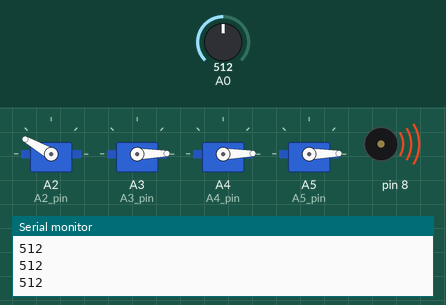
Simulated run of this sketch. Board: Arduino Uno, built with avr-gcc and run on an emulated ATmega328P. Parts: 4 × servo, buzzer (waves = sounding), the last lines printed to the serial monitor. The test bench sets the inputs (shaded band); at power-on: A0 = 512.

Above: at 1.2 s.
1.3 s: A0 set to 380
2.8 s: A0 set to 345
4.3 s: A0 set to 484
5.8 s: A0 set to 495
7.3 s: A0 set to 306
At 8.1 s:
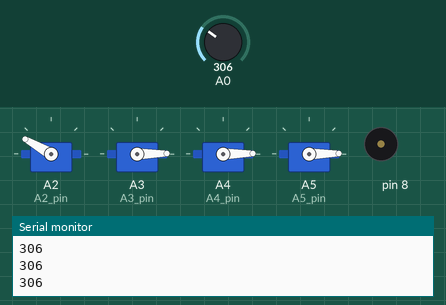
8.8 s: A0 set to 610
At 9.8 s:
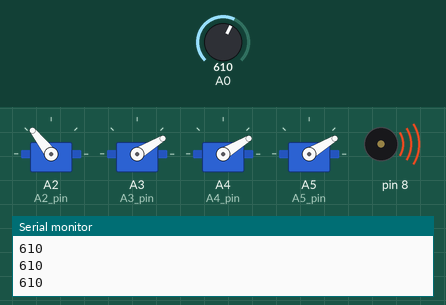
Timing chart, 0 to 11.3 s (numbered marks = the images above; inputs shaded):
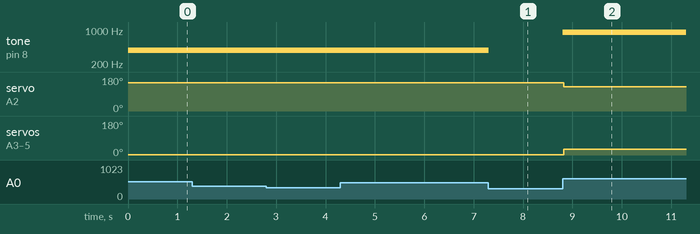

Measured:
- after the input at 7.3 s, tone on pin 8: 380 Hz → silent at once
- after the input at 8.8 s, tone on pin 8: silent → 900 Hz at once; servo on A2 (A2_pin): 150° → 128° at once; servo on A3 (A3_pin), servo on A4 (A4_pin), servo on A5 (A5_pin): 1° → 31° at once

The sketch:

main_project.ino
```cpp
#include <Servo.h>

//4 SERVO PINS
#define A2_pin A2
#define A3_pin A3
#define A4_pin A4
#define A5_pin A5

//servo objects
Servo servo_A2;
Servo servo_A3;
Servo servo_A4;
Servo servo_A5;

//variables for recording time elapsed after a servo moved to a certain angle
float time_atsweep;


//var for changing angles dynamically than hard coding
//I named two of them black and white since I had two servos with black and white arms initially and kept them as is
int black_angle = 170;
int white_angle = 1;
int A2_angle = 150;


/**A0 pin is an analog to digital pin; it reads the different voltage values (analog) generated when
  one/multiple switches are pressed in combination with parallel resistors.
  A0value is a variable which stores the corresponding analog-to-digital value of the pressed switch/es
**/
int A0value;

//In order to prevent angles changing at every instant of a button pressed and causing any disarray,
//angles will now change at every single "click" of the button
//two variables  ar made for tracking the analog values - if the differnce between the last recorded value and current value is more than the deesired threshold,
//only then will the servos trigger
int prev_A0val;
const int threshold = 150;

//array storing frequency of square waves generated
int freq[] = {900, 380, 480, 580, 680, 780};


void setup() {
  //starts serial communication with the computer
  Serial.begin(9600);

  //servo code
  //attaches the servo library to the pin
  servo_A2.attach(A2_pin);
  servo_A3.attach(A3_pin);
  servo_A4.attach(A4_pin);
  servo_A5.attach(A5_pin);

  //right arm
  servo_A2.write(A2_angle);

  //left leg
  servo_A3.write(-1);

  //right leg
  servo_A4.write(-100);

  //left arm
  servo_A5.write(179);
}

void loop() {

  //stores the active analog value
  A0value = analogRead(A0);

  //will print the A0value to the serial monitor at every instance
  Serial.println(A0value);

  //if there is a significant diff between the last and currrent analog value, there has been a button click
  //only then the servo sweeps
  if (abs(A0value - prev_A0val) >= threshold) {

    //Serial.println("Button press");

    //these are A0values for the first button
    if ((A0value >= 505) && (A0value <= 540)) {

      //tone func sends frequency val to digital pin 8 (same as piezo buzzer output)
      tone(8, freq[1]);

      servo_A2.write(A2_angle);
      servo_A3.write(white_angle);

      servo_A4.write(white_angle);
      servo_A5.write(white_angle);

      black_angle -= 42;
      A2_angle -= 30;
      white_angle += 30;

      time_atsweep = millis();

      Serial.println("Button press 1");

    }

    //second button press
    else if ((A0value >= 370) && (A0value <= 450)) {

      tone(8, freq[2]);

      servo_A2.write(black_angle);
      servo_A3.write(white_angle);
      servo_A4.write(white_angle);
      servo_A5.write(white_angle);

      white_angle += 30;
      A2_angle -= 30;
      black_angle -= 42;

      time_atsweep = millis();

      Serial.println("Button press 2");

    }

    //third
    else if ((A0value >= 900) && (A0value <= 1001)) {

      tone(8, freq[3]);

      servo_A2.write(black_angle);
      servo_A3.write(white_angle);
      servo_A4.write(white_angle);
      servo_A5.write(white_angle);

      white_angle += 30;
      A2_angle -= 30;
      black_angle -= 42;

      time_atsweep = millis();

      Serial.println("Button press 3");

    }

    //fourth
    else if ((A0value >= 1020) && (A0value <= 1023)) {

      tone(8, freq[4]);

      servo_A2.write(black_angle);
      servo_A3.write(white_angle);
      servo_A4.write(white_angle);
      servo_A5.write(white_angle);

      white_angle += 30;
      A2_angle -= 30;
      black_angle -= 42;

      time_atsweep = millis();

      Serial.println("Button press 4");

    }
    else if ((A0value >= 600) && (A0value <= 700)) {

      tone(8, freq[0]);

      servo_A2.write(black_angle);
      servo_A3.write(white_angle);
      servo_A4.write(white_angle);
      servo_A5.write(white_angle);

      white_angle += 30;
      A2_angle -= 30;
      black_angle -= 42;

      time_atsweep = millis();

      Serial.println("first 2 Buttons");

    }

    else {
      //if any button is not being actively clicked, do not play any sound
      noTone(8);

    }

  }

  //resetting the angle once it has reached its limit
  if (servo_A4.read() <= 0 || servo_A2.read() <= 0 ) {
    //3 seconds have passed since the last click
    if ( (millis() - time_atsweep) == 3) {
      black_angle = 170;
    }
  }

  if (servo_A3.read() >= 180 || servo_A5.read() >= 180 ) {
    if ( (millis() - time_atsweep) == 3) {
      white_angle = 1;
    }
  }

  prev_A0val = A0value;
}
```
